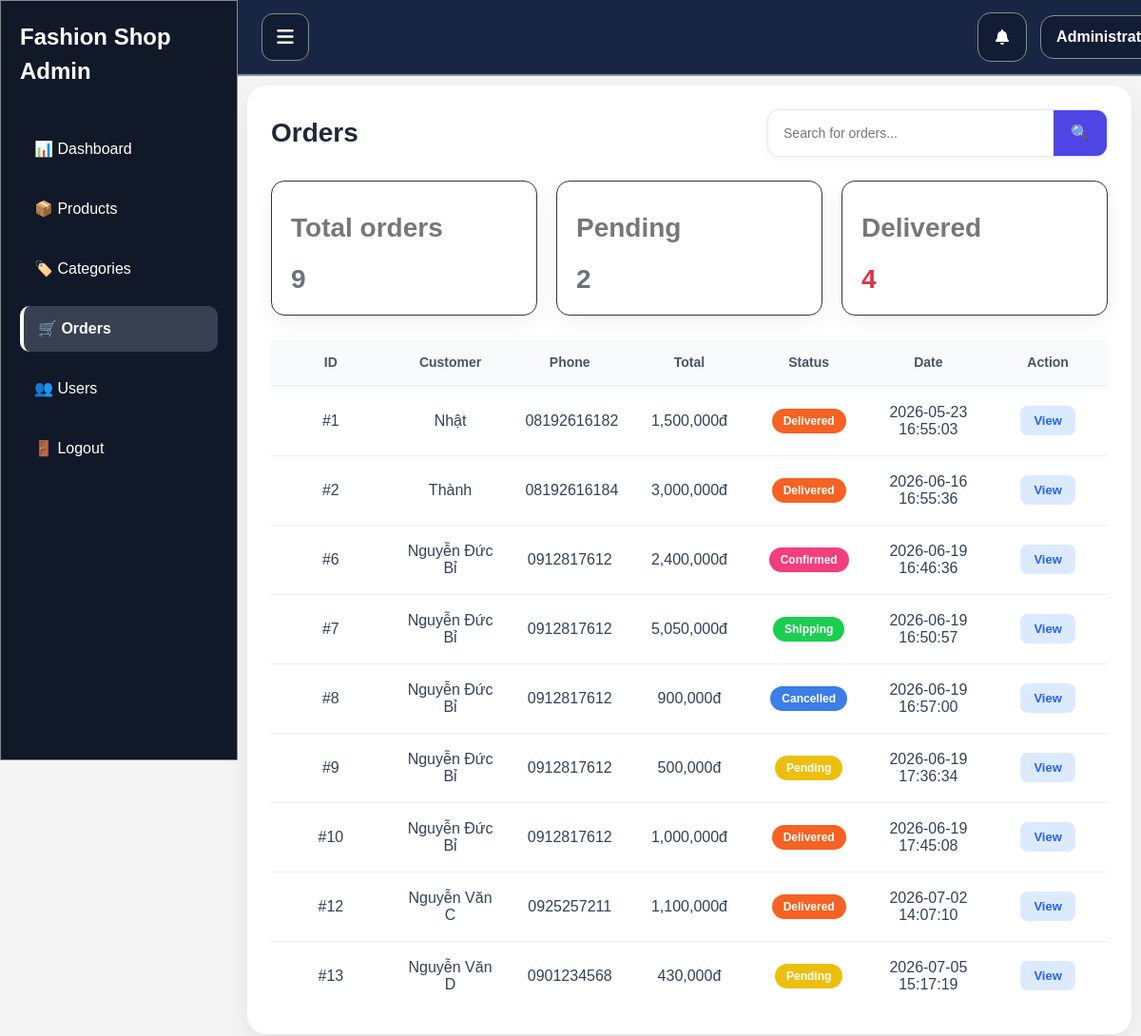
The page /admin/orders/index.php (signed in) on the database its author committed.
### tables this page shows
CREATE TABLE `orders` (
  `id` int(11) NOT NULL,
  `user_id` int(11) NOT NULL,
  `customer_name` varchar(100) NOT NULL,
  `customer_phone` varchar(20) NOT NULL,
  `customer_email` varchar(100) DEFAULT NULL,
  `shipping_address` text NOT NULL,
  `city` varchar(50) DEFAULT NULL,
  `district` varchar(50) DEFAULT NULL,
  `note` text DEFAULT NULL,
  `payment_method` varchar(30) NOT NULL DEFAULT 'cod',
  `subtotal` decimal(12,0) NOT NULL,
  `shipping_fee` decimal(12,0) NOT NULL DEFAULT 0,
  `total` decimal(12,0) NOT NULL,
  `status` varchar(20) NOT NULL DEFAULT 'pending',
  `created_at` timestamp NOT NULL DEFAULT current_timestamp()
);

### admin/orders/index.php (the view, shortened to what this page needs)
<?php
include("../../config/config.php");
$sql = "
    SELECT *
    FROM orders
";
$result = mysqli_query($conn, $sql);
$total_orders = mysqli_fetch_assoc(
    mysqli_query($conn, "SELECT COUNT(*) total FROM orders")
)['total'];
$total_pending = mysqli_fetch_assoc(
    mysqli_query($conn, "SELECT COUNT(*) total FROM orders WHERE status = 'Pending'")
)['total'];
$total_delivered = mysqli_fetch_assoc(
    mysqli_query($conn, "SELECT COUNT(*) total FROM orders WHERE status = 'Delivered'")
)['total'];
?>
<link
        href="https://cdn.jsdelivr.net/npm/bootstrap@5.3.3/dist/css/bootstrap.min.css"
        rel="stylesheet">
<link rel="stylesheet" href="../assets/css/admin.css">
<div class="admin-layout">
    <?php include("../includes/sidebar.php"); ?>
    <div class="main-content">
        <?php include("../includes/header.php"); ?>
        <div class="table-card">
            <div class="table-header">
                <h2>Orders</h2>
                <div class="top-bar">
                    <form method="GET" class="search-form">
                        <input
                            type="text"
                            name="keyword"
                            placeholder="Search for orders..."
                            value="<?= $_GET['keyword'] ?? '' ?>">
                        <button type="submit">
                            🔍
                        </button>
                    </form>
                </div>
            </div>
            <div class="product-stats">
                <div class="stat-card">
                    <p>Total orders</p>
                    <h3><?= $total_orders ?></h3>
                </div>
                <div class="stat-card">
                    <p>Pending</p>
                    <h3><?= $total_pending ?></h3>
                </div>
                <div class="stat-card danger">
                    <p>Delivered</p>
                    <h3><?= $total_delivered ?></h3>
                </div>
            </div>
            <div class="table-responsive">
                <table class="admin-table">
                    <thead>
                        <tr>
                            <th>ID</th>
                            <th>Customer</th>
                            <th>Phone</th>
                            <th>Total</th>
                            <th>Status</th>
                            <th>Date</th>
                            <th>Action</th>
                        </tr>
                    </thead>
                    <tbody>
                    <?php while($order = mysqli_fetch_assoc($result)) { ?>
                        <tr>
                            <td>
                                #<?= $order['id'] ?>
                            </td>
                            <td style="text-align: center;">
                                <?= $order['customer_name'] ?>
                            </td>
                            <td>
                                <?= $order['customer_phone'] ?>
                            </td>
                            <td>
                                <?= number_format($order['total']) ?>đ
                            </td>
                            <td>
                                <span class="status-badge" style="background: <?= $order['status'] == 'Delivered' ? '#f56223'
                                : ($order['status'] == 'Confirmed' ? '#f33d7c'
                                : ($order['status'] == 'Shipping' ? '#1bce51'
                                : ($order['status'] == 'Cancelled' ? '#3c7de6' : '#ecbf0e'))) ?>;">
                                    <?= $order['status'] ?>
                                </span>
                            </td>
                            <td>
                                <?= $order['created_at'] ?>
                            </td>
                            <td>
                                <a
                                    href="detail.php?id=<?= $order['id'] ?>"
                                    class="btn-action btn-edit">
                                    View
                                </a>
                            </td>
                        </tr>
                    <?php } ?>
                    </tbody>
                </table>
            </div>
        </div>
    </div>
</div>

### admin/assets/css/admin.css (style rules this page uses)
* { margin: 0; padding: 0; box-sizing: border-box; }
.admin-layout { display: flex; }
.main-content { margin-left: 260px; width: calc(100% - 260px); padding: 0; }
.stat-card { background: rgb(228, 223, 223); padding: 25px; border-radius: 15px; box-shadow: 0 2px 10px rgba(0,0,0,0.08); border: 1px solid #3a3333; }
.stat-card h3 { color: #6B7280; margin-bottom: 10px; }
.stat-card p { font-size: 28px; font-weight: bold; }
.status-badge { color: white; padding: 6px 12px; border-radius: 20px; font-size: 13px; font-weight: 600; }
.product-stats { display:grid; grid-template-columns:repeat(3,1fr); gap:20px; margin-bottom:25px; }
.stat-card { background:#fff; border-radius:14px; padding:20px; box-shadow:0 8px 25px rgba(0,0,0,.05); }
.stat-card h3 { font-size:28px; font-weight:700; margin:0; }
.stat-card p { color:#777; margin-top:8px; }
.stat-card.danger h3 { color:#dc3545; }
.top-bar { display:flex; align-items:center; gap:15px; }
.search-form { display:flex; align-items:center; background:#fff; border:1px solid #e5e7eb; border-radius:12px; overflow:hidden; box-shadow:0 2px 10px rgba(0,0,0,.05); }
.search-form input { width:300px; border:none; outline:none; padding:12px 16px; font-size:14px; background:transparent; }
.search-form button { border:none; background:#4f46e5; color:#fff; padding:12px 18px; cursor:pointer; transition:.2s; }
.table-card { background:#fff; border-radius:20px; padding:25px; box-shadow:0 10px 30px rgba(0,0,0,.08); margin: 90px 10px 10px 0px; }
.table-header { display:flex; justify-content:space-between; align-items:center; margin-bottom:25px; gap:20px; flex-wrap:wrap; }
.table-header h2 { margin:0; font-size:28px; font-weight:700; color:#1f2937; }
.admin-table { width:100%; border-collapse:collapse; table-layout: fixed; }
.admin-table thead { background:#f8fafc; }
.admin-table th { padding:16px; font-size:14px; font-weight:600; color:#475569; border-bottom: 2px solid #edf2f7; }
.admin-table td { padding:18px 16px; vertical-align:middle; border-top:1px solid #eee; color: #334155; }
.admin-table th:nth-child(1), .admin-table td:nth-child(1), .admin-table th:nth-child(3), .admin-table td:nth-child(3), .admin-table th:nth-child(4), .admin-table td:nth-child(4), .admin-table th:nth-child(5), .admin-table td:nth-child(5), .admin-table th:nth-child(6), .admin-table td:nth-child(6), .admin-table th:nth-child(7), .admin-table td:nth-child(7), .admin-table th:nth-child(2) { text-align: center; }
.admin-table td:nth-child(2) { text-align: left; }
.status-badge { padding:6px 12px; border-radius:30px; font-size:12px; font-weight:600; }
.btn-action { padding:8px 14px; border-radius:8px; text-decoration:none; font-size:13px; font-weight:600; transition:.3s; }
.btn-edit { background:#dbeafe; color:#2563eb; }

### rows shown on the page
orders: id "1", customer_name "Nhật", customer_phone "08192616182", total "1,500,000", status "Delivered", created_at "2026-05-23 16:55:03"
orders: id "2", customer_name "Thành", customer_phone "08192616184", total "3,000,000", status "Delivered", created_at "2026-06-16 16:55:36"
orders: id "6", customer_name "Nguyễn Đức Bỉ", customer_phone "0912817612", total "2,400,000", status "Confirmed", created_at "2026-06-19 16:46:36"
orders: id "7", customer_name "Nguyễn Đức Bỉ", customer_phone "0912817612", total "5,050,000", status "Shipping", created_at "2026-06-19 16:50:57"
orders: id "8", customer_name "Nguyễn Đức Bỉ", customer_phone "0912817612", total "900,000", status "Cancelled", created_at "2026-06-19 16:57:00"
orders: id "9", customer_name "Nguyễn Đức Bỉ", customer_phone "0912817612", total "500,000", status "Pending", created_at "2026-06-19 17:36:34"
orders: id "10", customer_name "Nguyễn Đức Bỉ", customer_phone "0912817612", total "1,000,000", status "Delivered", created_at "2026-06-19 17:45:08"
orders: id "12", customer_name "Nguyễn Văn C", customer_phone "0925257211", total "1,100,000", status "Delivered", created_at "2026-07-02 14:07:10"
orders: id "13", customer_name "Nguyễn Văn D", customer_phone "0901234568", total "430,000", status "Pending", created_at "2026-07-05 15:17:19"

### other values the page prints
$total_orders "9"
$total_pending "2"
$total_delivered "4"
